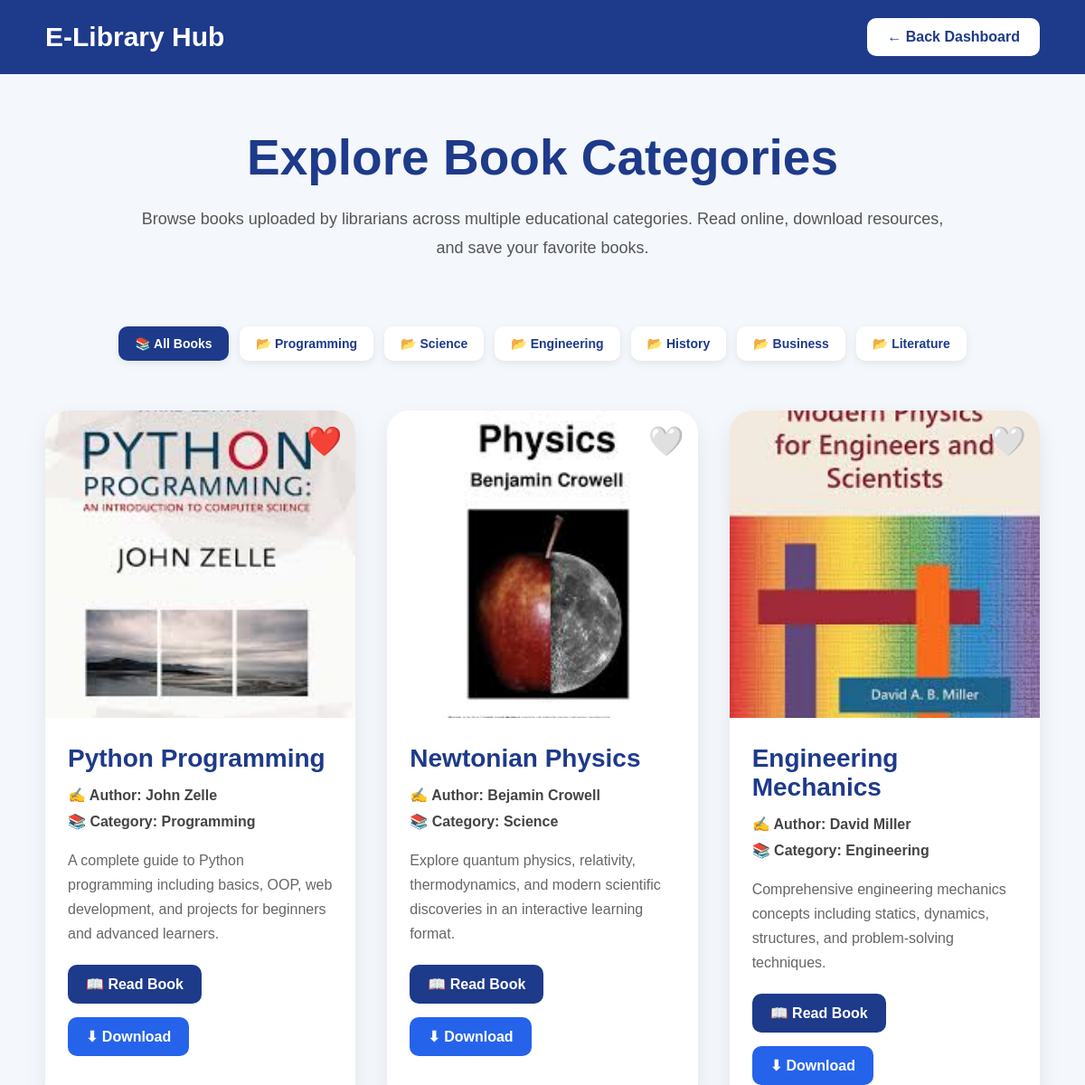
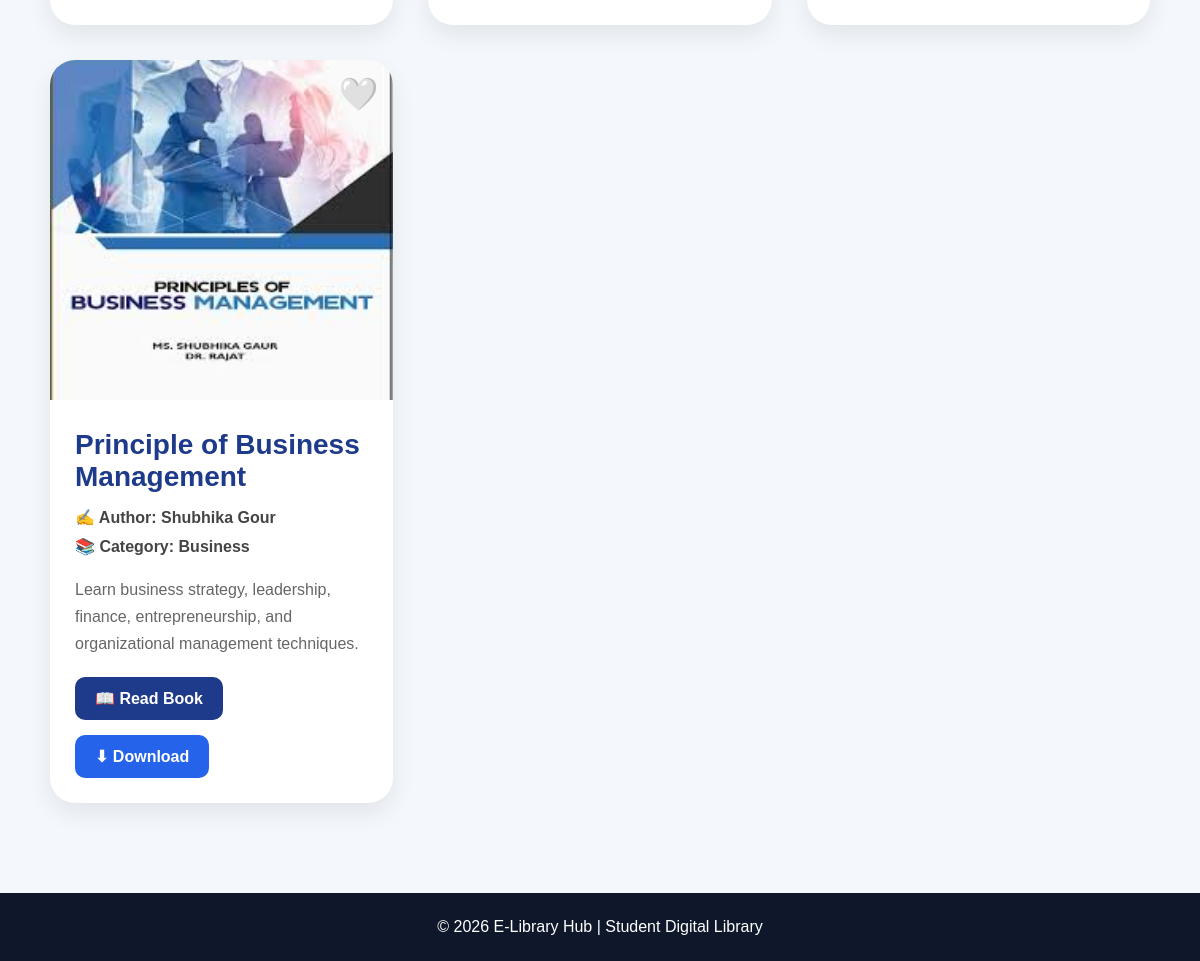
Screenshot of /student_library/ (signed in) with the database file from the repository (2 pictures, top to bottom).
### library/models.py (models this page shows, shortened)
class Category(models.Model):
    name = models.CharField(max_length=100)

class Book(models.Model):
    category = models.ForeignKey(Category, on_delete=models.CASCADE)
    title = models.CharField(max_length=200)
    author = models.CharField(max_length=200)
    description = models.TextField()
    cover_image = models.ImageField(upload_to='covers/')
    book_pdf = models.FileField(upload_to='books/')
    created_at = models.DateTimeField(auto_now_add=True)

### library/views.py (the view)
# urls.py: path('student_library/',views.student_library,name='student_library'),
def student_library(request):
    categories = Category.objects.all()
    category_name = request.GET.get('category')
    if category_name:
        books = Book.objects.filter(
            category__name=category_name
        )
    else:
        books = Book.objects.all()
    favorites = FavoriteBook.objects.filter(
        student=request.user
    )
    favorite_ids = favorites.values_list(
        'book_id',
        flat=True
    )
    context = {
        'books': books,
        'categories': categories,
        'favorite_ids': favorite_ids
    }
    return render(
        request,
        'library/student_library.html',
        context
    )

### library/templates/library/student_library.html (shortened to what this page needs)
<!DOCTYPE html>
<html lang="en">
<head>
</head>
<body>
<nav>
<div class="logo">
E-Library Hub
</div>
<a href="{% url 'dashboard' %}"
class="back-btn">
← Back Dashboard
</a>
</nav>
<section class="hero">
<h1>Explore Book Categories</h1>
<p>
Browse books uploaded by librarians across multiple educational categories.
Read online, download resources, and save your favorite books.
</p>
</section>
<section class="categories">
<div class="category-card
{% if not request.GET.category %}
active-category
{% endif %}">
<a href="{% url 'student_library' %}">
📚 All Books
</a>
</div>
{% for category in categories %}
<div class="category-card
">
<a href="?category={{ category.name }}">
📂 {{ category.name }}
</a>
</div>
{% endfor %}
</section>
<section class="books-container">
{% for book in books %}
<div class="book-card">
<div class="favorite-icon">
<a href="{% url 'toggle_favorite' book.id %}">
{% if book.id in favorite_ids %}
❤️
{% else %}
🤍
{% endif %}
</a>
</div>
<img src="{{ book.cover_image.url }}">
<div class="book-content">
<h2>{{ book.title }}</h2>
<h4>✍️ Author: {{ book.author }}</h4>
<h4>📚 Category: {{ book.category.name }}</h4>
<p>
{{ book.description|truncatewords:25 }}
</p>
<div class="book-buttons">
<a href="{% url 'read_book' book.id %}"
class="read-btn">
📖 Read Book
</a>
<a href="{{ book.book_pdf.url }}"
download
class="download-btn">
⬇ Download
</a>
</div>
</div>
</div>
{% empty %}
<div class="empty-books">
No books available in this category.
</div>
{% endfor %}
</section>
<footer>
© 2026 E-Library Hub | Student Digital Library
</footer>
</body>
</html>

### library/templates/library/student_library.html (style rules this page uses)
* { margin:0; padding:0; box-sizing:border-box; font-family:Arial,sans-serif; }
body { background:#f4f7fb; }
nav { background:#1e3a8a; padding:20px 50px; display:flex; justify-content:space-between; align-items:center; color:white; position:sticky; top:0; z-index:1000; }
.logo { font-size:30px; font-weight:bold; }
.back-btn { background:white; color:#1e3a8a; padding:12px 22px; border-radius:10px; text-decoration:none; font-weight:bold; transition:0.3s; }
.hero { padding:60px; text-align:center; }
.hero h1 { font-size:55px; color:#1e3a8a; margin-bottom:20px; }
.hero p { font-size:18px; color:#555; line-height:1.8; max-width:900px; margin:auto; }
.categories { display:flex; justify-content:center; gap:12px; flex-wrap:wrap; padding:10px 30px 25px; }
.category-card { background:white; padding:10px 18px; border-radius:10px; box-shadow:0 3px 10px rgba(0,0,0,0.08); font-weight:bold; transition:0.3s; }
.category-card a { text-decoration:none; color:#1e3a8a; font-size:14px; font-weight:bold; }
.active-category { background:#1e3a8a; }
.active-category a { color:white; }
.books-container { padding:30px 50px 60px; display:grid; grid-template-columns:repeat(3,1fr); gap:35px; }
.book-card { background:white; border-radius:25px; overflow:hidden; box-shadow:0 10px 25px rgba(0,0,0,0.08); transition:0.4s; position:relative; }
.favorite-icon { position:absolute; top:15px; right:15px; z-index:10; font-size:32px; }
.favorite-icon a { text-decoration:none; transition:0.3s; }
.book-card img { width:100%; height:340px; object-fit:cover; }
.book-content { padding:25px; }
.book-content h2 { color:#1e3a8a; margin-bottom:15px; font-size:28px; }
.book-content h4 { margin-bottom:10px; color:#444; font-size:16px; }
.book-content p { line-height:1.7; color:#666; margin:20px 0; }
.book-buttons { display:flex; gap:15px; flex-wrap:wrap; }
.read-btn, .download-btn { padding:12px 20px; border-radius:10px; text-decoration:none; font-weight:bold; transition:0.3s; display:inline-block; }
.read-btn { background:#1e3a8a; color:white; }
.download-btn { background:#2563eb; color:white; }
footer { background:#0f172a; color:white; text-align:center; padding:25px; margin-top:30px; }

### rows the page displays
Category: name "Programming"
Category: name "Science"
Category: name "Engineering"
Category: name "History"
Category: name "Business"
Category: name "Literature"
Book: cover_image (picture), title "Python Programming", author "John Zelle", category.name "Programming", description "A complete guide to Python programming including basics, OOP, web development, and projects for beginners and advanced learners."
Book: cover_image (picture), title "Newtonian Physics", author "Bejamin Crowell", category.name "Science", description "Explore quantum physics, relativity, thermodynamics, and modern scientific discoveries in an interactive learning format."
Book: cover_image (picture), title "Engineering Mechanics", author "David Miller", category.name "Engineering", description "Comprehensive engineering mechanics concepts including statics, dynamics, structures, and problem-solving techniques."
Book: cover_image (picture), title "Principle of Business Management", author "Shubhika Gour", category.name "Business", description "Learn business strategy, leadership, finance, entrepreneurship, and organizational management techniques."
